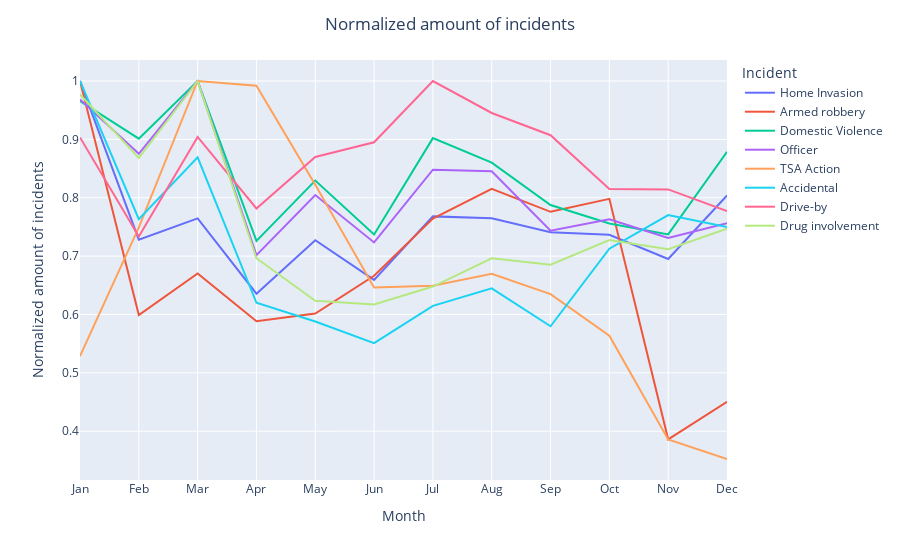

The notebook cell saved with this chart:
### Markdown cell above
### The most dangerous situation are domestic violence and with involving police officer. TSA is Transportation Security Administration and mostly works in airports. This is explain why they almost doesn't have killed or injured person in their incidents.

### Code cell
value_m = []
for desc in description:
    temp = df.loc[df['incident_characteristics'].str.contains(desc) == True, :]\
    .groupby(by='month')['date'].count()
    value_m.append(temp / temp.max())
    
temp = pd.DataFrame({description[i]: series for i, series in enumerate(value_m)})
skip_list = ['Animal', 'Sex crime', 'Road rage', 'Car-jacking']
# skip_list = []
fig = px.line(temp, x=['Jan', 'Feb', 'Mar', 'Apr', 'May', 'Jun', 'Jul', 'Aug', 'Sep', 'Oct', 'Nov', 'Dec'], 
              y=[col for col in temp.columns if col not in skip_list])
fig.update_layout(title={'text': 'Normalized amount of incidents', 'x': 0.5}, 
                  xaxis_title='Month',
                  yaxis_title='Normalized amount of incidents',
                  legend_title_text='Incident'
                 )
fig.show()

### Figure 1 — Plotly figure (JSON) as saved in the notebook; plotly's stock layout.template omitted (floating-point values rounded to 4 significant figures)
{"data": [{"hovertemplate": "variable=Home Invasion<br>x=%{x}<br>value=%{y}<extra></extra>", "legendgroup": "Home Invasion", "line": {"color": "#636efa", "dash": "solid"}, "mode": "lines", "name": "Home Invasion", "orientation": "v", "showlegend": true, "type": "scatter", "x": ["Jan", "Feb", "Mar", "Apr", "May", "Jun", "Jul", "Aug", "Sep", "Oct", "Nov", "Dec"], "xaxis": "x", "y": [1, 0.7281, 0.7647, 0.6355, 0.7273, 0.6593, 0.7681, 0.7647, 0.7409, 0.7366, 0.695, 0.8037], "yaxis": "y"}, {"hovertemplate": "variable=Armed robbery<br>x=%{x}<br>value=%{y}<extra></extra>", "legendgroup": "Armed robbery", "line": {"color": "#EF553B", "dash": "solid"}, "mode": "lines", "name": "Armed robbery", "orientation": "v", "showlegend": true, "type": "scatter", "x": ["Jan", "Feb", "Mar", "Apr", "May", "Jun", "Jul", "Aug", "Sep", "Oct", "Nov", "Dec"], "xaxis": "x", "y": [1, 0.5991, 0.6704, 0.5884, 0.6016, 0.6663, 0.7643, 0.8154, 0.7759, 0.7981, 0.3861, 0.4504], "yaxis": "y"}, {"hovertemplate": "variable=Domestic Violence<br>x=%{x}<br>value=%{y}<extra></extra>", "legendgroup": "Domestic Violence", "line": {"color": "#00cc96", "dash": "solid"}, "mode": "lines", "name": "Domestic Violence", "orientation": "v", "showlegend": true, "type": "scatter", "x": ["Jan", "Feb", "Mar", "Apr", "May", "Jun", "Jul", "Aug", "Sep", "Oct", "Nov", "Dec"], "xaxis": "x", "y": [0.9655, 0.9012, 1, 0.726, 0.8295, 0.7372, 0.9021, 0.8602, 0.7875, 0.7558, 0.7372, 0.8788], "yaxis": "y"}, {"hovertemplate": "variable=Officer<br>x=%{x}<br>value=%{y}<extra></extra>", "legendgroup": "Officer", "line": {"color": "#ab63fa", "dash": "solid"}, "mode": "lines", "name": "Officer", "orientation": "v", "showlegend": true, "type": "scatter", "x": ["Jan", "Feb", "Mar", "Apr", "May", "Jun", "Jul", "Aug", "Sep", "Oct", "Nov", "Dec"], "xaxis": "x", "y": [0.9684, 0.8753, 1, 0.7017, 0.8046, 0.7235, 0.8481, 0.8454, 0.7436, 0.7632, 0.7311, 0.7561], "yaxis": "y"}, {"hovertemplate": "variable=TSA Action<br>x=%{x}<br>value=%{y}<extra></extra>", "legendgroup": "TSA Action", "line": {"color": "#FFA15A", "dash": "solid"}, "mode": "lines", "name": "TSA Action", "orientation": "v", "showlegend": true, "type": "scatter", "x": ["Jan", "Feb", "Mar", "Apr", "May", "Jun", "Jul", "Aug", "Sep", "Oct", "Nov", "Dec"], "xaxis": "x", "y": [0.5286, 0.7492, 1, 0.9921, 0.8222, 0.646, 0.6492, 0.6698, 0.6349, 0.5635, 0.3857, 0.3524], "yaxis": "y"}, {"hovertemplate": "variable=Accidental<br>x=%{x}<br>value=%{y}<extra></extra>", "legendgroup": "Accidental", "line": {"color": "#19d3f3", "dash": "solid"}, "mode": "lines", "name": "Accidental", "orientation": "v", "showlegend": true, "type": "scatter", "x": ["Jan", "Feb", "Mar", "Apr", "May", "Jun", "Jul", "Aug", "Sep", "Oct", "Nov", "Dec"], "xaxis": "x", "y": [1, 0.7631, 0.8692, 0.62, 0.5881, 0.551, 0.6148, 0.6447, 0.5798, 0.7127, 0.7703, 0.7497], "yaxis": "y"}, {"hovertemplate": "variable=Drive-by<br>x=%{x}<br>value=%{y}<extra></extra>", "legendgroup": "Drive-by", "line": {"color": "#FF6692", "dash": "solid"}, "mode": "lines", "name": "Drive-by", "orientation": "v", "showlegend": true, "type": "scatter", "x": ["Jan", "Feb", "Mar", "Apr", "May", "Jun", "Jul", "Aug", "Sep", "Oct", "Nov", "Dec"], "xaxis": "x", "y": [0.9033, 0.7336, 0.9041, 0.7816, 0.8699, 0.895, 1, 0.9452, 0.9072, 0.8151, 0.8143, 0.777], "yaxis": "y"}, {"hovertemplate": "variable=Drug involvement<br>x=%{x}<br>value=%{y}<extra></extra>", "legendgroup": "Drug involvement", "line": {"color": "#B6E880", "dash": "solid"}, "mode": "lines", "name": "Drug involvement", "orientation": "v", "showlegend": true, "type": "scatter", "x": ["Jan", "Feb", "Mar", "Apr", "May", "Jun", "Jul", "Aug", "Sep", "Oct", "Nov", "Dec"], "xaxis": "x", "y": [0.9768, 0.8682, 1, 0.6964, 0.6236, 0.6173, 0.6479, 0.6964, 0.6853, 0.7275, 0.7116, 0.747], "yaxis": "y"}], "layout": {"legend": {"title": {"text": "Incident"}, "tracegroupgap": 0}, "margin": {"t": 60}, "title": {"text": "Normalized amount of incidents", "x": 0.5}, "xaxis": {"anchor": "y", "domain": [0, 1], "title": {"text": "Month"}}, "yaxis": {"anchor": "x", "domain": [0, 1], "title": {"text": "Normalized amount of incidents"}}}}
